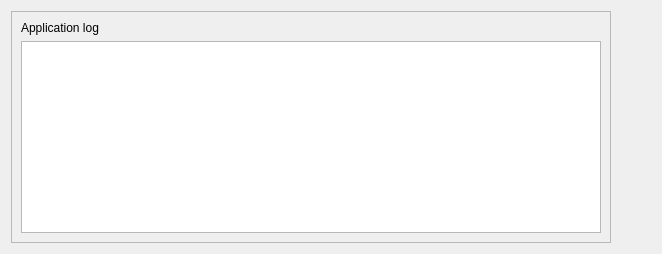
        <widget class="QWidget" name="tab_3">
         <attribute name="title">
          <string>Logs</string>
         </attribute>
         <layout class="QGridLayout" name="gridLayout_13">
          <item row="0" column="0">
           <widget class="QFrame" name="frame_7">
            <property name="sizePolicy">
             <sizepolicy hsizetype="Fixed" vsizetype="MinimumExpanding">
              <horstretch>0</horstretch>
              <verstretch>0</verstretch>
             </sizepolicy>
            </property>
            <property name="minimumSize">
             <size>
              <width>600</width>
              <height>0</height>
             </size>
            </property>
            <property name="frameShape">
             <enum>QFrame::StyledPanel</enum>
            </property>
            <property name="frameShadow">
             <enum>QFrame::Raised</enum>
            </property>
            <layout class="QVBoxLayout" name="verticalLayout_7">
             <item>
              <widget class="QLabel" name="label_47">
               <property name="sizePolicy">
                <sizepolicy hsizetype="Fixed" vsizetype="Fixed">
                 <horstretch>0</horstretch>
                 <verstretch>0</verstretch>
                </sizepolicy>
               </property>
               <property name="text">
                <string>Application log</string>
               </property>
              </widget>
             </item>
             <item>
              <widget class="QTextEdit" name="appLogTextEdit">
               <property name="styleSheet">
                <string notr="true">color: rgb(0, 0, 70);
</string>
               </property>
               <property name="readOnly">
                <bool>true</bool>
               </property>
               <property name="acceptRichText">
                <bool>true</bool>
               </property>
              </widget>
             </item>
            </layout>
           </widget>
          </item>
          <item row="0" column="1">
           <spacer name="horizontalSpacer_17">
            <property name="orientation">
             <enum>Qt::Horizontal</enum>
            </property>
            <property name="sizeHint" stdset="0">
             <size>
              <width>40</width>
              <height>20</height>
             </size>
            </property>
           </spacer>
          </item>
         </layout>
        </widget>
